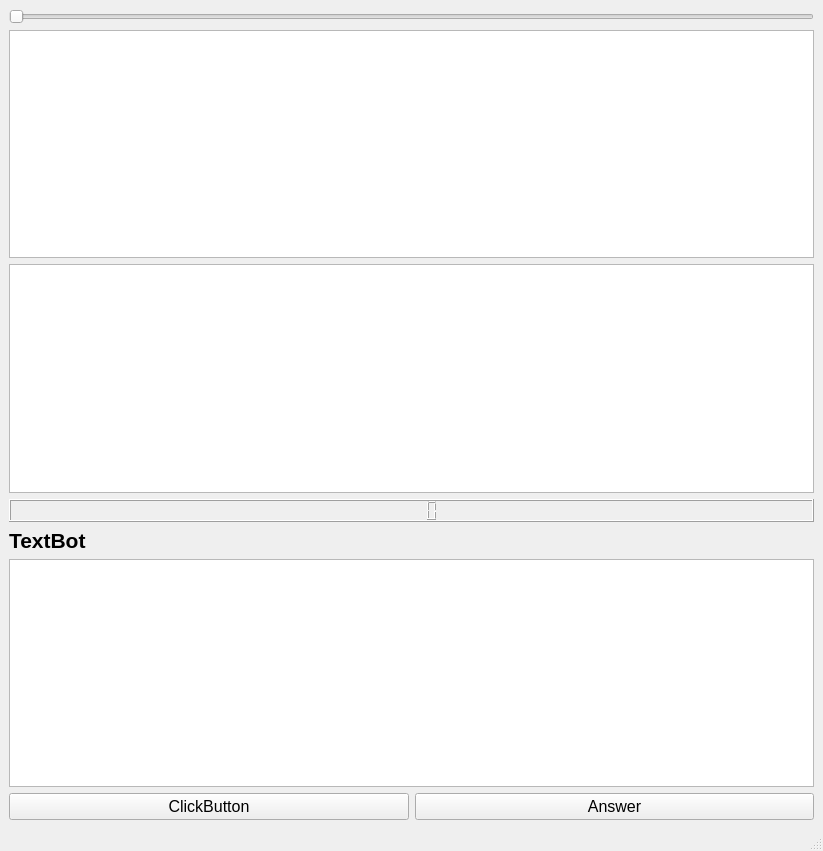
<?xml version="1.0" encoding="UTF-8"?>
<ui version="4.0">
 <class>MainWindow</class>
 <widget class="QMainWindow" name="MainWindow">
  <property name="geometry">
   <rect>
    <x>0</x>
    <y>0</y>
    <width>823</width>
    <height>851</height>
   </rect>
  </property>
  <property name="windowTitle">
   <string>MainWindow</string>
  </property>
  <widget class="QWidget" name="centralwidget">
   <layout class="QVBoxLayout" name="verticalLayout">
    <item>
     <widget class="QSlider" name="horizontalSlider">
      <property name="orientation">
       <enum>Qt::Horizontal</enum>
      </property>
     </widget>
    </item>
    <item>
     <widget class="QTextEdit" name="textEdit"/>
    </item>
    <item>
     <widget class="QListWidget" name="listWidget"/>
    </item>
    <item>
     <widget class="QLCDNumber" name="lcdNumber"/>
    </item>
    <item>
     <widget class="QLabel" name="label">
      <property name="font">
       <font>
        <pointsize>16</pointsize>
        <weight>75</weight>
        <bold>true</bold>
       </font>
      </property>
      <property name="text">
       <string>TextBot</string>
      </property>
     </widget>
    </item>
    <item>
     <widget class="QTextEdit" name="textEdit_2"/>
    </item>
    <item>
     <layout class="QHBoxLayout" name="horizontalLayout">
      <item>
       <widget class="QPushButton" name="btnBrowse">
        <property name="font">
         <font>
          <pointsize>12</pointsize>
         </font>
        </property>
        <property name="text">
         <string>ClickButton</string>
        </property>
       </widget>
      </item>
      <item>
       <widget class="QPushButton" name="pushButton">
        <property name="font">
         <font>
          <pointsize>12</pointsize>
         </font>
        </property>
        <property name="text">
         <string>Answer</string>
        </property>
       </widget>
      </item>
     </layout>
    </item>
   </layout>
  </widget>
  <widget class="QMenuBar" name="menubar">
   <property name="geometry">
    <rect>
     <x>0</x>
     <y>0</y>
     <width>823</width>
     <height>26</height>
    </rect>
   </property>
  </widget>
  <widget class="QStatusBar" name="statusbar"/>
 </widget>
 <resources/>
 <connections/>
</ui>
